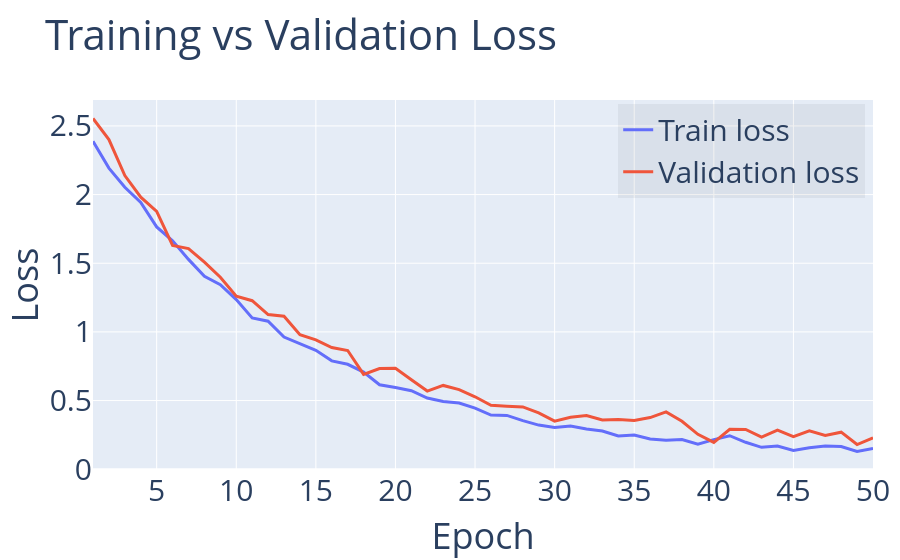

The cell this chart's notebook holds for it:
### Markdown cell above
## 4 · `plotCompare` — training curves (shared x = epoch)

### Code cell
epochs = np.arange(1, 51)

def fake_loss(start, end, noise=0.02):
    decay = start * np.exp(-0.08 * epochs) + end
    return decay + rng.normal(0, noise, len(epochs))

compare_data = {
    'Train loss':      fake_loss(2.5, 0.10),
    'Validation loss': fake_loss(2.5, 0.20, noise=0.04),
}

plotCompare(
    epochs,
    compare_data,
    title='Training vs Validation Loss',
    x_label='Epoch',
    y_label='Loss',
    width=3,
)

### Figure 1 — Plotly figure (JSON) as saved in the notebook; plotly's stock layout.template omitted (floating-point values rounded to 4 significant figures)
{"data": [{"line": {"width": 3}, "name": "Train loss", "type": "scatter", "x": [1, 2, 3, 4, 5, 6, 7, 8, 9, 10, 11, 12, 13, 14, 15, 16, 17, 18, 19, 20, 21, 22, 23, 24, 25, 26, 27, 28, 29, 30, 31, 32, 33, 34, 35, 36, 37, 38, 39, 40, 41, 42, 43, 44, 45, 46, 47, 48, 49, 50], "y": [2.389, 2.193, 2.053, 1.942, 1.765, 1.663, 1.528, 1.404, 1.344, 1.235, 1.102, 1.078, 0.9621, 0.9121, 0.8663, 0.7891, 0.764, 0.7075, 0.6152, 0.5953, 0.5716, 0.5186, 0.4927, 0.4825, 0.4447, 0.3939, 0.3918, 0.3539, 0.3214, 0.3042, 0.3151, 0.2927, 0.2785, 0.2418, 0.2483, 0.2196, 0.211, 0.2163, 0.1827, 0.2153, 0.2438, 0.196, 0.1593, 0.1686, 0.1372, 0.1555, 0.1684, 0.1655, 0.129, 0.1518]}, {"line": {"width": 3}, "name": "Validation loss", "type": "scatter", "x": [1, 2, 3, 4, 5, 6, 7, 8, 9, 10, 11, 12, 13, 14, 15, 16, 17, 18, 19, 20, 21, 22, 23, 24, 25, 26, 27, 28, 29, 30, 31, 32, 33, 34, 35, 36, 37, 38, 39, 40, 41, 42, 43, 44, 45, 46, 47, 48, 49, 50], "y": [2.554, 2.401, 2.139, 1.981, 1.878, 1.63, 1.607, 1.507, 1.399, 1.26, 1.227, 1.126, 1.114, 0.979, 0.9417, 0.8858, 0.8644, 0.6905, 0.7332, 0.7351, 0.6515, 0.569, 0.6101, 0.58, 0.5275, 0.4659, 0.4587, 0.4536, 0.4107, 0.35, 0.3786, 0.3908, 0.3581, 0.3617, 0.3554, 0.3762, 0.4177, 0.3489, 0.2542, 0.1956, 0.2903, 0.2897, 0.2337, 0.2849, 0.2376, 0.2792, 0.2452, 0.2696, 0.1799, 0.2283]}], "layout": {"font": {"size": 30}, "legend": {"bgcolor": "rgba(0,0,0,.05)", "x": 0.99, "xanchor": "right", "y": 0.99, "yanchor": "top"}, "margin": {"r": 10, "t": 100}, "showlegend": true, "title": {"text": "Training vs Validation Loss"}, "xaxis": {"title": {"text": "Epoch"}}, "yaxis": {"title": {"text": "Loss"}}}}
